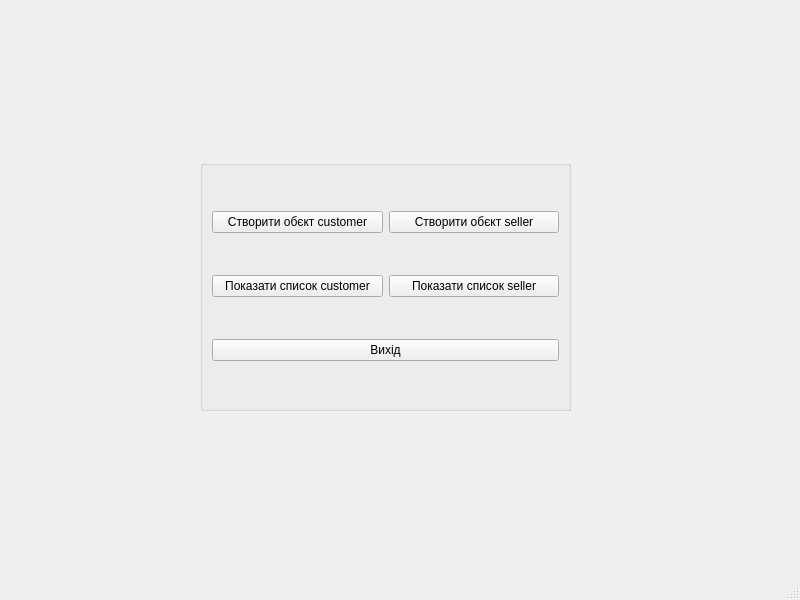
<?xml version="1.0" encoding="UTF-8"?>
<ui version="4.0">
 <class>MainWindow</class>
 <widget class="QMainWindow" name="MainWindow">
  <property name="geometry">
   <rect>
    <x>0</x>
    <y>0</y>
    <width>800</width>
    <height>600</height>
   </rect>
  </property>
  <property name="windowTitle">
   <string>MainWindow</string>
  </property>
  <widget class="QWidget" name="centralwidget">
   <widget class="QGroupBox" name="groupBox">
    <property name="geometry">
     <rect>
      <x>200</x>
      <y>160</y>
      <width>371</width>
      <height>251</height>
     </rect>
    </property>
    <property name="title">
     <string/>
    </property>
    <layout class="QGridLayout" name="gridLayout">
     <item row="0" column="0">
      <widget class="QPushButton" name="btnCreateCustomer">
       <property name="text">
        <string>Створити обєкт customer</string>
       </property>
      </widget>
     </item>
     <item row="0" column="1">
      <widget class="QPushButton" name="btnCreateSeller">
       <property name="text">
        <string>Створити обєкт seller</string>
       </property>
      </widget>
     </item>
     <item row="1" column="0">
      <widget class="QPushButton" name="btnShowCustomerList">
       <property name="text">
        <string>Показати список customer</string>
       </property>
      </widget>
     </item>
     <item row="1" column="1">
      <widget class="QPushButton" name="btnShowSellerList">
       <property name="text">
        <string>Показати список seller</string>
       </property>
      </widget>
     </item>
     <item row="2" column="0" colspan="2">
      <widget class="QPushButton" name="btnExit">
       <property name="text">
        <string>Вихід</string>
       </property>
      </widget>
     </item>
    </layout>
   </widget>
  </widget>
  <widget class="QMenuBar" name="menubar">
   <property name="geometry">
    <rect>
     <x>0</x>
     <y>0</y>
     <width>800</width>
     <height>21</height>
    </rect>
   </property>
  </widget>
  <widget class="QStatusBar" name="statusbar"/>
 </widget>
 <resources/>
 <connections/>
</ui>
